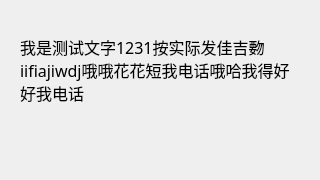
<?xml version="1.0" encoding="UTF-8"?>
<ui version="4.0">
 <class>Form</class>
 <widget class="QWidget" name="Form">
  <property name="geometry">
   <rect>
    <x>0</x>
    <y>0</y>
    <width>320</width>
    <height>180</height>
   </rect>
  </property>
  <property name="windowTitle">
   <string>Form</string>
  </property>
  <widget class="QLabel" name="messageLabel">
   <property name="geometry">
    <rect>
     <x>20</x>
     <y>35</y>
     <width>280</width>
     <height>120</height>
    </rect>
   </property>
   <property name="font">
    <font>
     <family>方正黑体简体</family>
     <pointsize>12</pointsize>
     <bold>false</bold>
    </font>
   </property>
   <property name="text">
    <string>我是测试文字1231按实际发佳吉覅iifiajiwdj哦哦花花短我电话哦哈我得好好我电话</string>
   </property>
   <property name="alignment">
    <set>Qt::AlignmentFlag::AlignLeading|Qt::AlignmentFlag::AlignLeft|Qt::AlignmentFlag::AlignTop</set>
   </property>
   <property name="wordWrap">
    <bool>true</bool>
   </property>
  </widget>
 </widget>
 <resources/>
 <connections/>
</ui>
